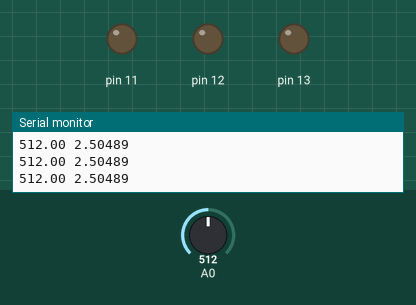
Recording of a sketch running on a simulated Arduino Uno, built with avr-gcc and run on an emulated ATmega328P. Parts: output pins drawn as LEDs (lit = HIGH), the last lines printed to the serial monitor. The test bench sets the inputs (shaded band); at power-on: A0 = 512.

Above: at 1.2 s.
1.3 s: A0 set to 548
At 1.8 s:
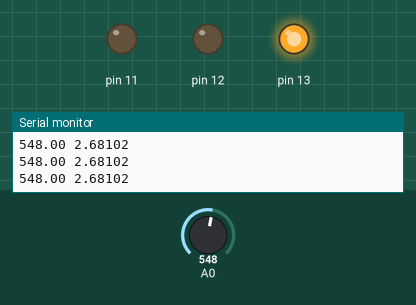
2.8 s: A0 set to 511
At 4.0 s:
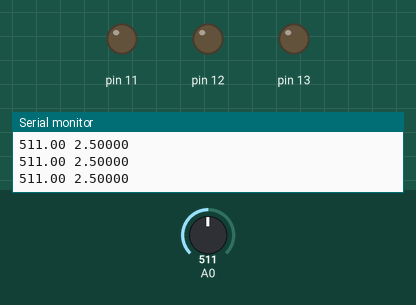
4.3 s: A0 set to 716
At 5.1 s:
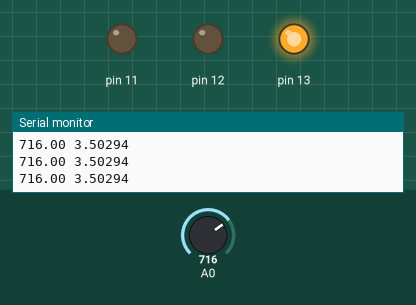
Timing chart, 0 to 7.3 s (numbered marks = the images above; inputs shaded):
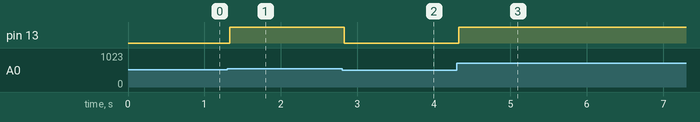

Measured:
- the behaviour switches between 531 and 532 on A0 (found by bisection; images 0 and 1)
- after the input at 1.3 s, pin 13: LOW → HIGH at once
- after the input at 2.8 s, pin 13: HIGH → LOW at once
- after the input at 4.3 s, pin 13: LOW → HIGH at once

The sketch:

5.ino
```cpp
float pot;
float volt;

void setup() {
  Serial.begin(9600);
  pinMode(13, OUTPUT);
  pinMode(12, OUTPUT);
  pinMode(11, OUTPUT);
}

void loop() {
  pot = analogRead(A0);

  volt = pot * 5 / 1022;


  Serial.print(pot);
  Serial.print(" ");
  Serial.println(volt, 5);

  if(volt <= 2.5) {
    digitalWrite(13, LOW);
  }

  if(volt >=2.6) {
    digitalWrite(13, HIGH);
  }
}
```
